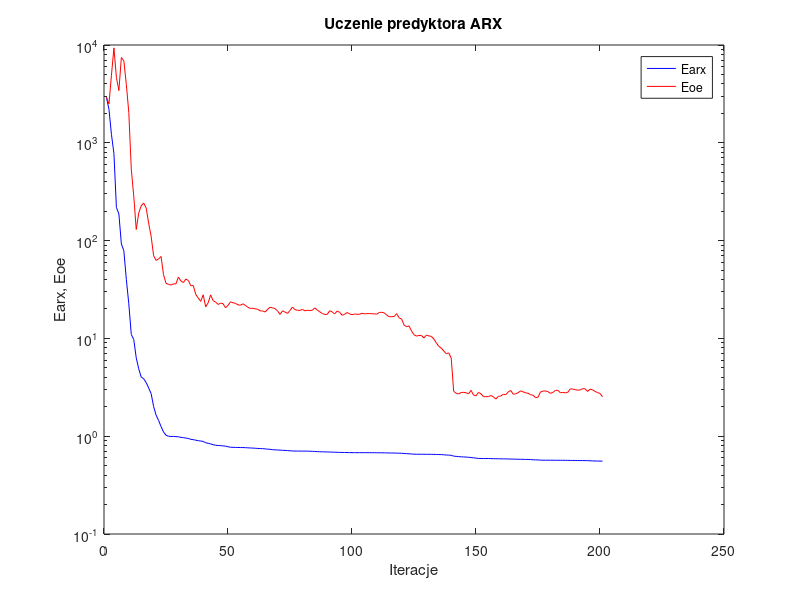
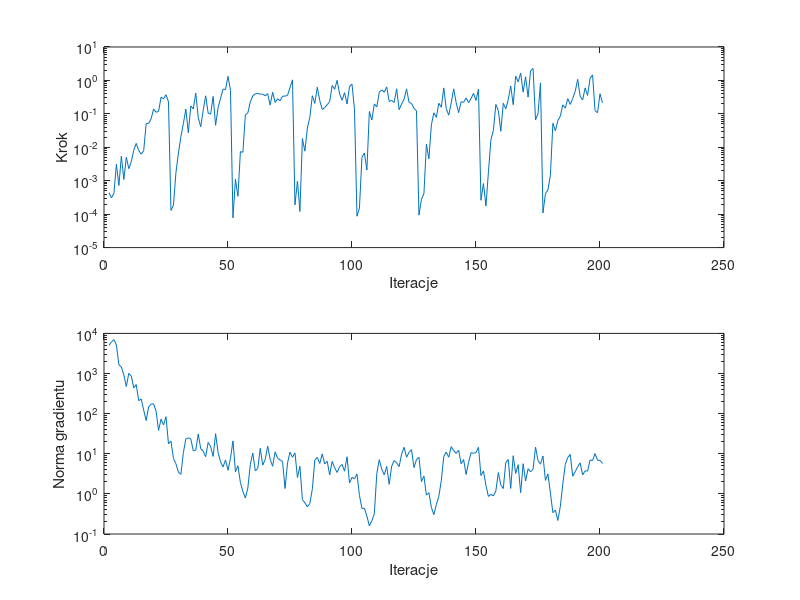

Reproduce these figures in MATLAB, in order.
%uczenie predyktora arx
clear all;
n=0; farx(n+1)=2.906603e+003; foe(n+1)=2.929252e+003; wspucz(n+1)=0.000000e+000; ng(n+1)=0.000000e+000;
%odnowa zmiennej metryki
n=1; farx(n+1)=2.203061e+003; foe(n+1)=2.493179e+003; krok(n+1)=4.395065e-004; ng(n+1)=5.023632e+003;
n=2; farx(n+1)=1.218710e+003; foe(n+1)=4.919660e+003; krok(n+1)=3.079053e-004; ng(n+1)=6.145117e+003;
n=3; farx(n+1)=7.776441e+002; foe(n+1)=9.343290e+003; krok(n+1)=4.205124e-004; ng(n+1)=7.005667e+003;
n=4; farx(n+1)=2.186774e+002; foe(n+1)=4.653850e+003; krok(n+1)=3.096185e-003; ng(n+1)=5.167837e+003;
n=5; farx(n+1)=1.873210e+002; foe(n+1)=3.421058e+003; krok(n+1)=7.209870e-004; ng(n+1)=1.650626e+003;
n=6; farx(n+1)=9.249847e+001; foe(n+1)=7.447199e+003; krok(n+1)=5.414124e-003; ng(n+1)=1.450957e+003;
n=7; farx(n+1)=7.870979e+001; foe(n+1)=6.909829e+003; krok(n+1)=1.093065e-003; ng(n+1)=9.233648e+002;
n=8; farx(n+1)=4.021146e+001; foe(n+1)=3.948531e+003; krok(n+1)=5.000456e-003; ng(n+1)=4.741476e+002;
n=9; farx(n+1)=2.259342e+001; foe(n+1)=2.045801e+003; krok(n+1)=2.293768e-003; ng(n+1)=1.014538e+003;
n=10; farx(n+1)=1.097179e+001; foe(n+1)=5.374163e+002; krok(n+1)=3.726829e-003; ng(n+1)=8.658844e+002;
n=11; farx(n+1)=9.748840e+000; foe(n+1)=2.849417e+002; krok(n+1)=8.128862e-003; ng(n+1)=4.395020e+002;
n=12; farx(n+1)=6.323524e+000; foe(n+1)=1.298576e+002; krok(n+1)=1.308935e-002; ng(n+1)=5.292296e+002;
n=13; farx(n+1)=4.889091e+000; foe(n+1)=1.918110e+002; krok(n+1)=8.017859e-003; ng(n+1)=2.104194e+002;
n=14; farx(n+1)=4.029053e+000; foe(n+1)=2.266970e+002; krok(n+1)=6.254878e-003; ng(n+1)=2.315419e+002;
n=15; farx(n+1)=3.870525e+000; foe(n+1)=2.425418e+002; krok(n+1)=7.883344e-003; ng(n+1)=1.223759e+002;
n=16; farx(n+1)=3.534889e+000; foe(n+1)=2.155739e+002; krok(n+1)=5.082412e-002; ng(n+1)=6.727093e+001;
n=17; farx(n+1)=3.120785e+000; foe(n+1)=1.510892e+002; krok(n+1)=5.208958e-002; ng(n+1)=1.478327e+002;
n=18; farx(n+1)=2.731253e+000; foe(n+1)=1.108038e+002; krok(n+1)=7.100297e-002; ng(n+1)=1.728615e+002;
n=19; farx(n+1)=2.015118e+000; foe(n+1)=7.025357e+001; krok(n+1)=1.400181e-001; ng(n+1)=1.753855e+002;
n=20; farx(n+1)=1.643721e+000; foe(n+1)=6.271209e+001; krok(n+1)=1.115271e-001; ng(n+1)=1.151683e+002;
n=21; farx(n+1)=1.451834e+000; foe(n+1)=6.485222e+001; krok(n+1)=1.183885e-001; ng(n+1)=3.830098e+001;
n=22; farx(n+1)=1.256219e+000; foe(n+1)=6.883406e+001; krok(n+1)=3.136673e-001; ng(n+1)=7.287389e+001;
n=23; farx(n+1)=1.104628e+000; foe(n+1)=4.486111e+001; krok(n+1)=2.798246e-001; ng(n+1)=5.203926e+001;
n=24; farx(n+1)=1.024111e+000; foe(n+1)=3.664226e+001; krok(n+1)=3.724184e-001; ng(n+1)=8.374324e+001;
n=25; farx(n+1)=9.982560e-001; foe(n+1)=3.565736e+001; krok(n+1)=2.301336e-001; ng(n+1)=1.765742e+001;
%odnowa zmiennej metryki
n=26; farx(n+1)=9.949087e-001; foe(n+1)=3.508043e+001; krok(n+1)=1.298332e-004; ng(n+1)=2.066534e+001;
n=27; farx(n+1)=9.941443e-001; foe(n+1)=3.609806e+001; krok(n+1)=1.845902e-004; ng(n+1)=7.622541e+000;
n=28; farx(n+1)=9.903734e-001; foe(n+1)=3.609981e+001; krok(n+1)=1.739067e-003; ng(n+1)=5.649605e+000;
n=29; farx(n+1)=9.860818e-001; foe(n+1)=4.236043e+001; krok(n+1)=6.669234e-003; ng(n+1)=3.474893e+000;
n=30; farx(n+1)=9.731527e-001; foe(n+1)=3.868954e+001; krok(n+1)=2.067140e-002; ng(n+1)=3.057024e+000;
n=31; farx(n+1)=9.666399e-001; foe(n+1)=3.723293e+001; krok(n+1)=5.122362e-002; ng(n+1)=1.070711e+001;
n=32; farx(n+1)=9.568413e-001; foe(n+1)=4.040082e+001; krok(n+1)=1.383770e-001; ng(n+1)=2.340052e+001;
n=33; farx(n+1)=9.488665e-001; foe(n+1)=3.917632e+001; krok(n+1)=2.721013e-002; ng(n+1)=2.479888e+001;
n=34; farx(n+1)=9.282184e-001; foe(n+1)=3.457738e+001; krok(n+1)=1.732520e-001; ng(n+1)=2.347813e+001;
n=35; farx(n+1)=9.223337e-001; foe(n+1)=3.462580e+001; krok(n+1)=1.399123e-001; ng(n+1)=1.184405e+001;
n=36; farx(n+1)=9.105372e-001; foe(n+1)=2.815931e+001; krok(n+1)=4.187571e-001; ng(n+1)=1.223487e+001;
n=37; farx(n+1)=8.994435e-001; foe(n+1)=2.587116e+001; krok(n+1)=7.704757e-002; ng(n+1)=3.122033e+001;
n=38; farx(n+1)=8.935821e-001; foe(n+1)=2.392076e+001; krok(n+1)=4.095813e-002; ng(n+1)=1.335883e+001;
n=39; farx(n+1)=8.836810e-001; foe(n+1)=2.791787e+001; krok(n+1)=1.276801e-001; ng(n+1)=1.164908e+001;
n=40; farx(n+1)=8.585920e-001; foe(n+1)=2.101133e+001; krok(n+1)=3.465039e-001; ng(n+1)=8.431921e+000;
n=41; farx(n+1)=8.458005e-001; foe(n+1)=2.310371e+001; krok(n+1)=1.051652e-001; ng(n+1)=1.926591e+001;
n=42; farx(n+1)=8.349078e-001; foe(n+1)=2.788000e+001; krok(n+1)=9.809225e-002; ng(n+1)=1.497702e+001;
n=43; farx(n+1)=8.186987e-001; foe(n+1)=2.427263e+001; krok(n+1)=3.326660e-001; ng(n+1)=8.582105e+000;
n=44; farx(n+1)=8.088019e-001; foe(n+1)=2.353469e+001; krok(n+1)=4.568872e-002; ng(n+1)=3.170971e+001;
n=45; farx(n+1)=8.037799e-001; foe(n+1)=2.224350e+001; krok(n+1)=1.534454e-001; ng(n+1)=1.069304e+001;
n=46; farx(n+1)=8.003108e-001; foe(n+1)=2.293139e+001; krok(n+1)=2.905057e-001; ng(n+1)=6.267547e+000;
n=47; farx(n+1)=7.962877e-001; foe(n+1)=2.265853e+001; krok(n+1)=5.520515e-001; ng(n+1)=4.678417e+000;
n=48; farx(n+1)=7.917670e-001; foe(n+1)=2.055513e+001; krok(n+1)=5.312625e-001; ng(n+1)=7.015478e+000;
n=49; farx(n+1)=7.802714e-001; foe(n+1)=2.176709e+001; krok(n+1)=1.324463e+000; ng(n+1)=3.888347e+000;
n=50; farx(n+1)=7.711666e-001; foe(n+1)=2.367740e+001; krok(n+1)=5.076613e-001; ng(n+1)=7.726543e+000;
%odnowa zmiennej metryki
n=51; farx(n+1)=7.691131e-001; foe(n+1)=2.312776e+001; krok(n+1)=7.773395e-005; ng(n+1)=2.089647e+001;
n=52; farx(n+1)=7.681323e-001; foe(n+1)=2.286379e+001; krok(n+1)=1.104943e-003; ng(n+1)=3.551119e+000;
n=53; farx(n+1)=7.675821e-001; foe(n+1)=2.203980e+001; krok(n+1)=3.423805e-004; ng(n+1)=5.027407e+000;
n=54; farx(n+1)=7.658889e-001; foe(n+1)=2.183749e+001; krok(n+1)=7.418259e-003; ng(n+1)=1.919566e+000;
n=55; farx(n+1)=7.654170e-001; foe(n+1)=2.258967e+001; krok(n+1)=7.088910e-003; ng(n+1)=1.149751e+000;
n=56; farx(n+1)=7.635579e-001; foe(n+1)=2.177061e+001; krok(n+1)=9.349969e-002; ng(n+1)=7.899317e-001;
n=57; farx(n+1)=7.605635e-001; foe(n+1)=2.080692e+001; krok(n+1)=1.071906e-001; ng(n+1)=1.406121e+000;
n=58; farx(n+1)=7.582542e-001; foe(n+1)=2.023789e+001; krok(n+1)=2.295125e-001; ng(n+1)=5.469296e+000;
n=59; farx(n+1)=7.558528e-001; foe(n+1)=2.035541e+001; krok(n+1)=3.477470e-001; ng(n+1)=1.039503e+001;
n=60; farx(n+1)=7.531952e-001; foe(n+1)=2.005627e+001; krok(n+1)=3.963116e-001; ng(n+1)=3.766892e+000;
n=61; farx(n+1)=7.502298e-001; foe(n+1)=1.986238e+001; krok(n+1)=4.090511e-001; ng(n+1)=4.264954e+000;
n=62; farx(n+1)=7.478754e-001; foe(n+1)=1.910378e+001; krok(n+1)=3.885953e-001; ng(n+1)=1.363363e+001;
n=63; farx(n+1)=7.458281e-001; foe(n+1)=1.907632e+001; krok(n+1)=3.904377e-001; ng(n+1)=5.204655e+000;
n=64; farx(n+1)=7.425190e-001; foe(n+1)=1.863134e+001; krok(n+1)=3.457398e-001; ng(n+1)=7.201414e+000;
n=65; farx(n+1)=7.364294e-001; foe(n+1)=1.986926e+001; krok(n+1)=4.021517e-001; ng(n+1)=1.545460e+001;
n=66; farx(n+1)=7.343446e-001; foe(n+1)=2.083729e+001; krok(n+1)=1.827549e-001; ng(n+1)=7.205469e+000;
n=67; farx(n+1)=7.280236e-001; foe(n+1)=2.051903e+001; krok(n+1)=4.446475e-001; ng(n+1)=4.879207e+000;
n=68; farx(n+1)=7.256150e-001; foe(n+1)=2.015156e+001; krok(n+1)=2.203031e-001; ng(n+1)=1.115871e+001;
n=69; farx(n+1)=7.227347e-001; foe(n+1)=1.903560e+001; krok(n+1)=2.828655e-001; ng(n+1)=7.709410e+000;
n=70; farx(n+1)=7.209345e-001; foe(n+1)=1.759724e+001; krok(n+1)=2.464885e-001; ng(n+1)=7.036888e+000;
n=71; farx(n+1)=7.174839e-001; foe(n+1)=1.918211e+001; krok(n+1)=3.375584e-001; ng(n+1)=6.361545e+000;
n=72; farx(n+1)=7.160028e-001; foe(n+1)=1.855565e+001; krok(n+1)=3.390079e-001; ng(n+1)=1.360898e+000;
n=73; farx(n+1)=7.127044e-001; foe(n+1)=1.802680e+001; krok(n+1)=3.556863e-001; ng(n+1)=5.893160e+000;
n=74; farx(n+1)=7.094183e-001; foe(n+1)=1.924604e+001; krok(n+1)=6.081435e-001; ng(n+1)=1.094009e+001;
n=75; farx(n+1)=7.061977e-001; foe(n+1)=2.093729e+001; krok(n+1)=1.040494e+000; ng(n+1)=8.174858e+000;
%odnowa zmiennej metryki
n=76; farx(n+1)=7.050101e-001; foe(n+1)=1.967518e+001; krok(n+1)=1.891134e-004; ng(n+1)=1.050198e+001;
n=77; farx(n+1)=7.046816e-001; foe(n+1)=1.939416e+001; krok(n+1)=9.709103e-004; ng(n+1)=2.567083e+000;
n=78; farx(n+1)=7.044978e-001; foe(n+1)=1.932807e+001; krok(n+1)=1.204846e-004; ng(n+1)=4.861596e+000;
n=79; farx(n+1)=7.040487e-001; foe(n+1)=1.980802e+001; krok(n+1)=1.830545e-002; ng(n+1)=7.169263e-001;
n=80; farx(n+1)=7.038915e-001; foe(n+1)=1.914036e+001; krok(n+1)=7.660947e-003; ng(n+1)=5.972246e-001;
n=81; farx(n+1)=7.033934e-001; foe(n+1)=1.940155e+001; krok(n+1)=3.743558e-002; ng(n+1)=4.749044e-001;
n=82; farx(n+1)=7.021669e-001; foe(n+1)=1.927916e+001; krok(n+1)=7.903310e-002; ng(n+1)=5.787223e-001;
n=83; farx(n+1)=6.997766e-001; foe(n+1)=1.938929e+001; krok(n+1)=3.493083e-001; ng(n+1)=1.305898e+000;
n=84; farx(n+1)=6.986851e-001; foe(n+1)=2.050962e+001; krok(n+1)=2.051030e-001; ng(n+1)=6.928116e+000;
n=85; farx(n+1)=6.955679e-001; foe(n+1)=1.952636e+001; krok(n+1)=6.246649e-001; ng(n+1)=8.170322e+000;
n=86; farx(n+1)=6.937902e-001; foe(n+1)=1.868259e+001; krok(n+1)=2.490283e-001; ng(n+1)=5.719617e+000;
n=87; farx(n+1)=6.921872e-001; foe(n+1)=1.798657e+001; krok(n+1)=1.362644e-001; ng(n+1)=9.917049e+000;
n=88; farx(n+1)=6.915000e-001; foe(n+1)=1.759058e+001; krok(n+1)=1.530597e-001; ng(n+1)=5.566595e+000;
n=89; farx(n+1)=6.904218e-001; foe(n+1)=1.758954e+001; krok(n+1)=1.872762e-001; ng(n+1)=6.498562e+000;
n=90; farx(n+1)=6.893141e-001; foe(n+1)=1.918831e+001; krok(n+1)=2.317569e-001; ng(n+1)=2.972325e+000;
n=91; farx(n+1)=6.870543e-001; foe(n+1)=1.868805e+001; krok(n+1)=7.101669e-001; ng(n+1)=6.450481e+000;
n=92; farx(n+1)=6.858410e-001; foe(n+1)=1.777777e+001; krok(n+1)=5.429402e-001; ng(n+1)=4.479283e+000;
n=93; farx(n+1)=6.843050e-001; foe(n+1)=1.905918e+001; krok(n+1)=1.006076e+000; ng(n+1)=3.423875e+000;
n=94; farx(n+1)=6.833087e-001; foe(n+1)=1.850470e+001; krok(n+1)=3.923690e-001; ng(n+1)=4.761216e+000;
n=95; farx(n+1)=6.824933e-001; foe(n+1)=1.725761e+001; krok(n+1)=2.561085e-001; ng(n+1)=5.395907e+000;
n=96; farx(n+1)=6.817592e-001; foe(n+1)=1.761578e+001; krok(n+1)=4.310227e-001; ng(n+1)=3.675746e+000;
n=97; farx(n+1)=6.809580e-001; foe(n+1)=1.838632e+001; krok(n+1)=1.961845e-001; ng(n+1)=8.407313e+000;
n=98; farx(n+1)=6.798200e-001; foe(n+1)=1.785073e+001; krok(n+1)=6.577988e-001; ng(n+1)=1.865317e+000;
n=99; farx(n+1)=6.789331e-001; foe(n+1)=1.747541e+001; krok(n+1)=7.713740e-001; ng(n+1)=2.577373e+000;
n=100; farx(n+1)=6.787204e-001; foe(n+1)=1.771948e+001; krok(n+1)=1.372911e-001; ng(n+1)=2.372728e+000;
%odnowa zmiennej metryki
n=101; farx(n+1)=6.786671e-001; foe(n+1)=1.767254e+001; krok(n+1)=8.669030e-005; ng(n+1)=3.127695e+000;
n=102; farx(n+1)=6.786610e-001; foe(n+1)=1.761971e+001; krok(n+1)=1.529353e-004; ng(n+1)=9.203684e-001;
n=103; farx(n+1)=6.786074e-001; foe(n+1)=1.807831e+001; krok(n+1)=5.000456e-003; ng(n+1)=4.334240e-001;
n=104; farx(n+1)=6.785400e-001; foe(n+1)=1.787042e+001; krok(n+1)=6.764823e-003; ng(n+1)=4.394653e-001;
n=105; farx(n+1)=6.785319e-001; foe(n+1)=1.790891e+001; krok(n+1)=2.080994e-003; ng(n+1)=2.803652e-001;
n=106; farx(n+1)=6.783874e-001; foe(n+1)=1.796182e+001; krok(n+1)=1.171506e-001; ng(n+1)=1.590046e-001;
n=107; farx(n+1)=6.782642e-001; foe(n+1)=1.787469e+001; krok(n+1)=6.561970e-002; ng(n+1)=2.139026e-001;
n=108; farx(n+1)=6.777543e-001; foe(n+1)=1.783414e+001; krok(n+1)=1.981558e-001; ng(n+1)=3.176395e-001;
n=109; farx(n+1)=6.773898e-001; foe(n+1)=1.768043e+001; krok(n+1)=1.619492e-001; ng(n+1)=3.229447e+000;
n=110; farx(n+1)=6.768725e-001; foe(n+1)=1.841501e+001; krok(n+1)=4.461084e-001; ng(n+1)=7.100466e+000;
n=111; farx(n+1)=6.763011e-001; foe(n+1)=1.849119e+001; krok(n+1)=5.202472e-001; ng(n+1)=4.116748e+000;
n=112; farx(n+1)=6.759352e-001; foe(n+1)=1.824021e+001; krok(n+1)=4.446475e-001; ng(n+1)=2.982321e+000;
n=113; farx(n+1)=6.745502e-001; foe(n+1)=1.731864e+001; krok(n+1)=6.404647e-001; ng(n+1)=4.810520e+000;
n=114; farx(n+1)=6.741680e-001; foe(n+1)=1.666102e+001; krok(n+1)=2.343012e-001; ng(n+1)=1.733474e+000;
n=115; farx(n+1)=6.734038e-001; foe(n+1)=1.669348e+001; krok(n+1)=2.522670e-001; ng(n+1)=4.898838e+000;
n=116; farx(n+1)=6.727897e-001; foe(n+1)=1.672963e+001; krok(n+1)=2.193298e-001; ng(n+1)=6.766164e+000;
n=117; farx(n+1)=6.713852e-001; foe(n+1)=1.791418e+001; krok(n+1)=5.600723e-001; ng(n+1)=5.970050e+000;
n=118; farx(n+1)=6.701822e-001; foe(n+1)=1.623732e+001; krok(n+1)=1.331896e-001; ng(n+1)=4.788930e+000;
n=119; farx(n+1)=6.689318e-001; foe(n+1)=1.576453e+001; krok(n+1)=1.981558e-001; ng(n+1)=9.788191e+000;
n=120; farx(n+1)=6.660955e-001; foe(n+1)=1.370253e+001; krok(n+1)=2.730638e-001; ng(n+1)=1.450210e+001;
n=121; farx(n+1)=6.626114e-001; foe(n+1)=1.316216e+001; krok(n+1)=5.570755e-001; ng(n+1)=8.191520e+000;
n=122; farx(n+1)=6.607156e-001; foe(n+1)=1.342676e+001; krok(n+1)=2.192961e-001; ng(n+1)=1.086001e+001;
n=123; farx(n+1)=6.575983e-001; foe(n+1)=1.191768e+001; krok(n+1)=2.041642e-001; ng(n+1)=1.262833e+001;
n=124; farx(n+1)=6.553713e-001; foe(n+1)=1.089122e+001; krok(n+1)=1.460372e-001; ng(n+1)=4.527437e+000;
n=125; farx(n+1)=6.542111e-001; foe(n+1)=1.056463e+001; krok(n+1)=1.227474e-001; ng(n+1)=7.203320e+000;
%odnowa zmiennej metryki
n=126; farx(n+1)=6.538155e-001; foe(n+1)=1.071231e+001; krok(n+1)=9.346411e-005; ng(n+1)=8.127774e+000;
n=127; farx(n+1)=6.537466e-001; foe(n+1)=1.073392e+001; krok(n+1)=2.811548e-004; ng(n+1)=2.024216e+000;
n=128; farx(n+1)=6.535780e-001; foe(n+1)=1.010683e+001; krok(n+1)=4.089425e-004; ng(n+1)=2.780299e+000;
n=129; farx(n+1)=6.529638e-001; foe(n+1)=1.083218e+001; krok(n+1)=1.238677e-002; ng(n+1)=9.289349e-001;
n=130; farx(n+1)=6.526652e-001; foe(n+1)=1.059604e+001; krok(n+1)=4.508154e-003; ng(n+1)=1.076538e+000;
n=131; farx(n+1)=6.523032e-001; foe(n+1)=1.049210e+001; krok(n+1)=4.663645e-002; ng(n+1)=4.662853e-001;
n=132; farx(n+1)=6.519046e-001; foe(n+1)=9.859825e+000; krok(n+1)=1.076512e-001; ng(n+1)=3.030996e-001;
n=133; farx(n+1)=6.510711e-001; foe(n+1)=9.006017e+000; krok(n+1)=7.853583e-002; ng(n+1)=5.430748e-001;
n=134; farx(n+1)=6.496634e-001; foe(n+1)=8.302423e+000; krok(n+1)=2.073757e-001; ng(n+1)=8.589040e-001;
n=135; farx(n+1)=6.486893e-001; foe(n+1)=7.948126e+000; krok(n+1)=1.580662e-001; ng(n+1)=2.126658e+000;
n=136; farx(n+1)=6.455739e-001; foe(n+1)=7.443999e+000; krok(n+1)=5.970321e-001; ng(n+1)=8.508026e+000;
n=137; farx(n+1)=6.424413e-001; foe(n+1)=6.962559e+000; krok(n+1)=1.434696e-001; ng(n+1)=1.103351e+001;
n=138; farx(n+1)=6.407146e-001; foe(n+1)=7.111594e+000; krok(n+1)=9.137743e-002; ng(n+1)=8.176255e+000;
n=139; farx(n+1)=6.374008e-001; foe(n+1)=6.306779e+000; krok(n+1)=2.093785e-001; ng(n+1)=1.500340e+001;
n=140; farx(n+1)=6.257079e-001; foe(n+1)=2.873330e+000; krok(n+1)=5.596492e-001; ng(n+1)=1.196154e+001;
n=141; farx(n+1)=6.221071e-001; foe(n+1)=2.748692e+000; krok(n+1)=2.152723e-001; ng(n+1)=1.021544e+001;
n=142; farx(n+1)=6.185681e-001; foe(n+1)=2.705381e+000; krok(n+1)=1.088405e-001; ng(n+1)=1.230028e+001;
n=143; farx(n+1)=6.156625e-001; foe(n+1)=2.795766e+000; krok(n+1)=2.301336e-001; ng(n+1)=5.623471e+000;
n=144; farx(n+1)=6.139039e-001; foe(n+1)=2.808642e+000; krok(n+1)=2.214681e-001; ng(n+1)=7.168423e+000;
n=145; farx(n+1)=6.120308e-001; foe(n+1)=2.783350e+000; krok(n+1)=2.994846e-001; ng(n+1)=3.038793e+000;
n=146; farx(n+1)=6.089060e-001; foe(n+1)=2.711546e+000; krok(n+1)=2.164743e-001; ng(n+1)=6.104385e+000;
n=147; farx(n+1)=6.058161e-001; foe(n+1)=2.943480e+000; krok(n+1)=2.863419e-001; ng(n+1)=1.066879e+001;
n=148; farx(n+1)=6.007627e-001; foe(n+1)=2.636556e+000; krok(n+1)=4.113674e-001; ng(n+1)=1.027437e+001;
n=149; farx(n+1)=5.965794e-001; foe(n+1)=2.584097e+000; krok(n+1)=2.522670e-001; ng(n+1)=1.072593e+001;
n=150; farx(n+1)=5.920610e-001; foe(n+1)=2.806650e+000; krok(n+1)=5.453957e-001; ng(n+1)=1.443860e+001;
%odnowa zmiennej metryki
n=151; farx(n+1)=5.919208e-001; foe(n+1)=2.713320e+000; krok(n+1)=2.601242e-004; ng(n+1)=2.866260e+000;
n=152; farx(n+1)=5.912067e-001; foe(n+1)=2.536302e+000; krok(n+1)=8.259539e-004; ng(n+1)=3.732022e+000;
n=153; farx(n+1)=5.911819e-001; foe(n+1)=2.537874e+000; krok(n+1)=1.759814e-004; ng(n+1)=1.643412e+000;
n=154; farx(n+1)=5.910978e-001; foe(n+1)=2.539459e+000; krok(n+1)=1.772228e-003; ng(n+1)=8.629939e-001;
n=155; farx(n+1)=5.901849e-001; foe(n+1)=2.605349e+000; krok(n+1)=1.660195e-002; ng(n+1)=9.724425e-001;
n=156; farx(n+1)=5.891520e-001; foe(n+1)=2.529993e+000; krok(n+1)=3.201356e-002; ng(n+1)=8.904436e-001;
n=157; farx(n+1)=5.883881e-001; foe(n+1)=2.396807e+000; krok(n+1)=1.912657e-001; ng(n+1)=1.181156e+000;
n=158; farx(n+1)=5.875598e-001; foe(n+1)=2.556596e+000; krok(n+1)=1.261335e-001; ng(n+1)=3.389958e+000;
n=159; farx(n+1)=5.871946e-001; foe(n+1)=2.575786e+000; krok(n+1)=3.012318e-002; ng(n+1)=1.677680e+000;
n=160; farx(n+1)=5.862983e-001; foe(n+1)=2.683275e+000; krok(n+1)=2.072253e-001; ng(n+1)=1.359739e+000;
n=161; farx(n+1)=5.858257e-001; foe(n+1)=2.663466e+000; krok(n+1)=1.410702e-001; ng(n+1)=6.057721e+000;
n=162; farx(n+1)=5.849699e-001; foe(n+1)=2.832448e+000; krok(n+1)=2.656312e-001; ng(n+1)=7.144432e+000;
n=163; farx(n+1)=5.841228e-001; foe(n+1)=2.936411e+000; krok(n+1)=6.807263e-001; ng(n+1)=1.367497e+000;
n=164; farx(n+1)=5.832172e-001; foe(n+1)=2.687589e+000; krok(n+1)=1.872762e-001; ng(n+1)=8.944745e+000;
n=165; farx(n+1)=5.818273e-001; foe(n+1)=2.711167e+000; krok(n+1)=1.339714e+000; ng(n+1)=3.230837e+000;
n=166; farx(n+1)=5.810597e-001; foe(n+1)=2.786274e+000; krok(n+1)=9.112329e-001; ng(n+1)=5.334599e+000;
n=167; farx(n+1)=5.804854e-001; foe(n+1)=2.906409e+000; krok(n+1)=1.659005e+000; ng(n+1)=1.069060e+000;
n=168; farx(n+1)=5.801832e-001; foe(n+1)=2.839700e+000; krok(n+1)=4.456675e-001; ng(n+1)=5.655638e+000;
n=169; farx(n+1)=5.792803e-001; foe(n+1)=2.776710e+000; krok(n+1)=1.280117e+000; ng(n+1)=2.091052e+000;
n=170; farx(n+1)=5.788472e-001; foe(n+1)=2.748575e+000; krok(n+1)=3.157278e-001; ng(n+1)=4.244757e+000;
n=171; farx(n+1)=5.769164e-001; foe(n+1)=2.656055e+000; krok(n+1)=1.941911e+000; ng(n+1)=3.525096e+000;
n=172; farx(n+1)=5.741371e-001; foe(n+1)=2.623828e+000; krok(n+1)=2.285898e+000; ng(n+1)=4.121075e+000;
n=173; farx(n+1)=5.726493e-001; foe(n+1)=2.479568e+000; krok(n+1)=6.601690e-002; ng(n+1)=1.469862e+001;
n=174; farx(n+1)=5.719246e-001; foe(n+1)=2.502699e+000; krok(n+1)=1.008497e-001; ng(n+1)=6.800257e+000;
n=175; farx(n+1)=5.691427e-001; foe(n+1)=2.834644e+000; krok(n+1)=8.456470e-001; ng(n+1)=5.486818e+000;
%odnowa zmiennej metryki
n=176; farx(n+1)=5.687590e-001; foe(n+1)=2.891321e+000; krok(n+1)=1.085990e-004; ng(n+1)=8.824124e+000;
n=177; farx(n+1)=5.686392e-001; foe(n+1)=2.903666e+000; krok(n+1)=4.114508e-004; ng(n+1)=2.165840e+000;
n=178; farx(n+1)=5.683230e-001; foe(n+1)=2.853662e+000; krok(n+1)=5.324041e-004; ng(n+1)=3.145559e+000;
n=179; farx(n+1)=5.682310e-001; foe(n+1)=2.744256e+000; krok(n+1)=1.462193e-003; ng(n+1)=1.043475e+000;
n=180; farx(n+1)=5.679039e-001; foe(n+1)=2.803514e+000; krok(n+1)=5.234463e-002; ng(n+1)=3.395867e-001;
n=181; farx(n+1)=5.676139e-001; foe(n+1)=2.940021e+000; krok(n+1)=3.134999e-002; ng(n+1)=3.976609e-001;
n=182; farx(n+1)=5.675119e-001; foe(n+1)=2.944163e+000; krok(n+1)=6.259203e-002; ng(n+1)=2.176617e-001;
n=183; farx(n+1)=5.672544e-001; foe(n+1)=2.786614e+000; krok(n+1)=8.512166e-002; ng(n+1)=4.851692e-001;
n=184; farx(n+1)=5.668853e-001; foe(n+1)=2.805688e+000; krok(n+1)=1.865458e-001; ng(n+1)=1.775533e+000;
n=185; farx(n+1)=5.666292e-001; foe(n+1)=2.771021e+000; krok(n+1)=1.483526e-001; ng(n+1)=5.413911e+000;
n=186; farx(n+1)=5.662661e-001; foe(n+1)=2.808974e+000; krok(n+1)=2.857025e-001; ng(n+1)=8.083696e+000;
n=187; farx(n+1)=5.655139e-001; foe(n+1)=3.044385e+000; krok(n+1)=1.919189e-001; ng(n+1)=9.591354e+000;
n=188; farx(n+1)=5.651954e-001; foe(n+1)=3.038055e+000; krok(n+1)=2.886121e-001; ng(n+1)=2.766714e+000;
n=189; farx(n+1)=5.646274e-001; foe(n+1)=2.993304e+000; krok(n+1)=4.686024e-001; ng(n+1)=3.582192e+000;
n=190; farx(n+1)=5.639089e-001; foe(n+1)=2.951753e+000; krok(n+1)=1.075645e+000; ng(n+1)=4.745191e+000;
n=191; farx(n+1)=5.636407e-001; foe(n+1)=2.977461e+000; krok(n+1)=3.354651e-001; ng(n+1)=5.915588e+000;
n=192; farx(n+1)=5.632484e-001; foe(n+1)=3.063509e+000; krok(n+1)=2.613267e-001; ng(n+1)=2.982092e+000;
n=193; farx(n+1)=5.627450e-001; foe(n+1)=3.052989e+000; krok(n+1)=5.962951e-001; ng(n+1)=3.750196e+000;
n=194; farx(n+1)=5.622673e-001; foe(n+1)=2.867195e+000; krok(n+1)=3.556863e-001; ng(n+1)=3.706875e+000;
n=195; farx(n+1)=5.609200e-001; foe(n+1)=3.029014e+000; krok(n+1)=1.168436e+000; ng(n+1)=7.055770e+000;
n=196; farx(n+1)=5.588274e-001; foe(n+1)=2.978421e+000; krok(n+1)=1.458994e+000; ng(n+1)=6.714437e+000;
n=197; farx(n+1)=5.578734e-001; foe(n+1)=2.875578e+000; krok(n+1)=1.244441e-001; ng(n+1)=1.011635e+001;
n=198; farx(n+1)=5.573638e-001; foe(n+1)=2.789670e+000; krok(n+1)=1.081188e-001; ng(n+1)=6.869978e+000;
n=199; farx(n+1)=5.566838e-001; foe(n+1)=2.738840e+000; krok(n+1)=3.985391e-001; ng(n+1)=6.853056e+000;
n=200; farx(n+1)=5.561640e-001; foe(n+1)=2.530125e+000; krok(n+1)=2.134155e-001; ng(n+1)=5.736646e+000;

figure; semilogy(farx,'b'); hold on; semilogy(foe,'r'); xlabel('Iteracje'); ylabel('Earx, Eoe'); legend('Earx','Eoe'); title('Uczenie predyktora ARX');
figure; subplot(2,1,1); semilogy(krok); xlabel('Iteracje'); ylabel('Krok');
subplot(2,1,2); semilogy(ng); xlabel('Iteracje'); ylabel('Norma gradientu');
Earx=farx(n+1)
Eoe=foe(n+1)
